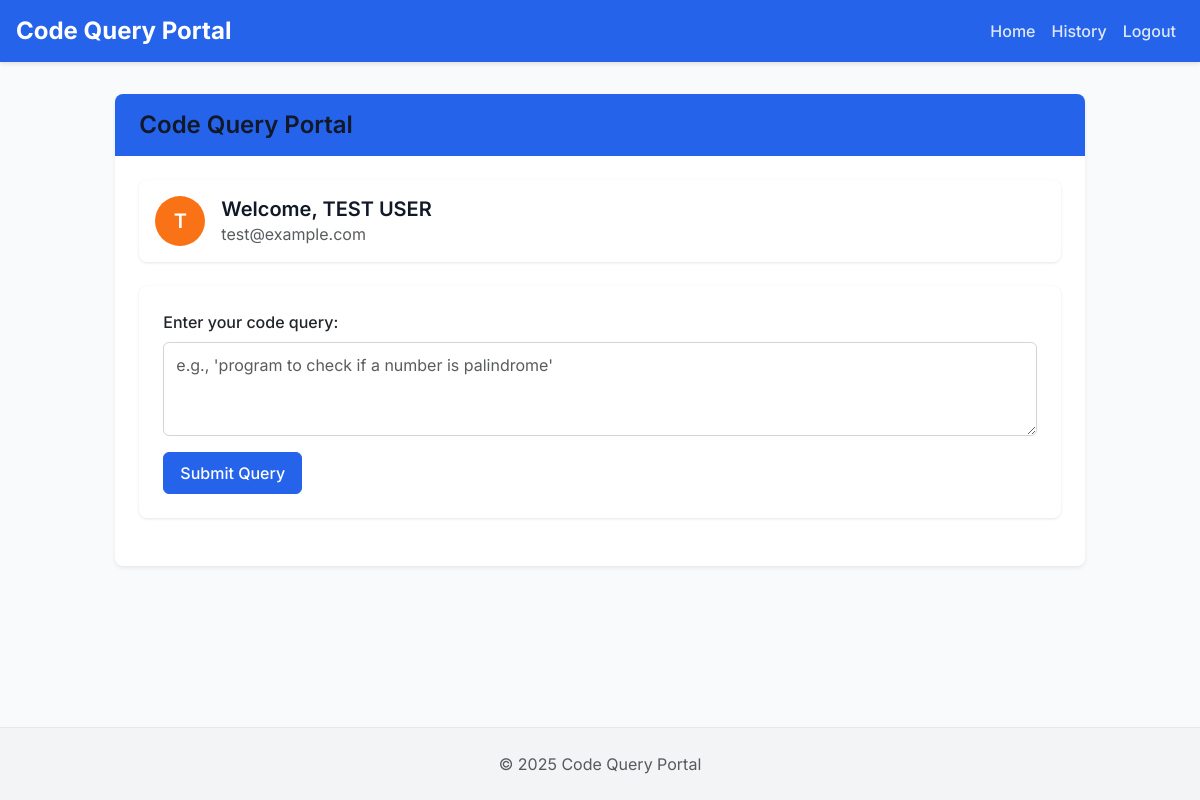
Screenshot of / (signed in) with the database file from the repository.
### app.py (models this page shows)
class User(db.Model):
    id = db.Column(db.Integer, primary_key=True)
    email = db.Column(db.String(120), unique=True, nullable=False)
    name = db.Column(db.String(120), nullable=True)
    profile_pic = db.Column(db.String(255), nullable=True)
    created_at = db.Column(db.DateTime, default=datetime.utcnow)
    queries = db.relationship('Query', backref='user', lazy=True)

### app.py (the view)
@app.route('/')
def index():
    if 'user_id' in session:
        user = User.query.get(session['user_id'])
        return render_template('index.html', user=user)
    return redirect(url_for('login'))

### app.py (called while the page is built)
@app.context_processor
def inject_now():
    return {'now': datetime.now()}

### templates/index.html (shortened to what this page needs)
{% extends 'base.html' %}
{% block content %}
<div class="row justify-content-center">
    <div class="col-lg-10">
        <div class="card shadow-sm">
            <div class="card-header d-flex align-items-center">
                <h4 class="mb-0">Code Query Portal</h4>
            </div>
            <div class="card-body">
                <div class="user-info mb-4">
                    <div class="d-flex align-items-center">
                        <div class="avatar-circle">
                            {{ user.name[0] if user.name else user.email[0] }}
                        </div>
                        <div>
                            <h5 class="mb-0">Welcome, {{ user.name.upper() if user.name else user.email.upper() }}</h5>
                            <p class="text-muted mb-0">{{ user.email }}</p>
                        </div>
                    </div>
                </div>
                <div class="query-container mb-4">
                    <form id="queryForm">
                        <div class="mb-3">
                            <label for="queryInput" class="form-label fw-medium">Enter your code query:</label>
                            <textarea class="form-control" id="queryInput" rows="3" placeholder="e.g., 'program to check if a number is palindrome'"></textarea>
                        </div>
                        <button type="submit" class="btn btn-primary">Submit Query</button>
                    </form>
                </div>
            </div>
        </div>
    </div>
</div>
{% endblock %}

### static/css/style.css (style rules this page uses)
:root { --primary: #2563eb; --primary-dark: #1d4ed8; --primary-light: #3b82f6; --secondary: #f97316; --secondary-dark: #ea580c; --gray-100: #f3f4f6; --gray-200: #e5e7eb; --gray-300: #d1d5db; --gray-400: #9ca3af; --gray-500: #6b7280; --gray-600: #4b5563; --gray-700: #374151; --gray-800: #1f2937; --gray-900: #111827; --success: #10b981; --danger: #ef4444; --warning: #f59e0b; --info: #3b82f6; }
body { font-family: 'Inter', -apple-system, BlinkMacSystemFont, 'Segoe UI', Roboto, Oxygen, Ubuntu, Cantarell, 'Open Sans', 'Helvetica Neue', sans-serif; background-color: #f9fafb; color: var(--gray-800); line-height: 1.5; min-height: 100vh; display: flex; flex-direction: column; }
h1, h2, h3, h4, h5, h6 { font-weight: 600; line-height: 1.25; margin-bottom: 0.5rem; color: var(--gray-900); }
.card { border: none; border-radius: 0.5rem; box-shadow: 0 4px 6px -1px rgba(0, 0, 0, 0.1), 0 2px 4px -1px rgba(0, 0, 0, 0.06); overflow: hidden; transition: transform 0.2s, box-shadow 0.2s; }
.card-header { background-color: var(--primary); color: rgb(243, 238, 238); font-weight: 600; padding: 1rem 1.5rem; border-bottom: none; }
.card-body { padding: 1.5rem; }
.btn { font-weight: 500; padding: 0.5rem 1rem; border-radius: 0.375rem; transition: all 0.2s; }
.btn-primary { background-color: var(--primary); border-color: var(--primary); }
.form-control { border-radius: 0.375rem; border: 1px solid var(--gray-300); padding: 0.625rem 0.75rem; }
.avatar-circle { width: 50px; height: 50px; border-radius: 50%; display: flex; align-items: center; justify-content: center; color: white; font-weight: 600; font-size: 1.25rem; margin-right: 1rem; background-color: var(--secondary); }
.user-info { background-color: white; border-radius: 0.5rem; padding: 1rem; box-shadow: 0 1px 3px rgba(0, 0, 0, 0.1); margin-bottom: 1.5rem; }
.query-container { background-color: white; border-radius: 0.5rem; padding: 1.5rem; box-shadow: 0 1px 3px rgba(0, 0, 0, 0.1); }

### rows the page displays
User: name "T", name "TEST USER", email "test@example.com"
